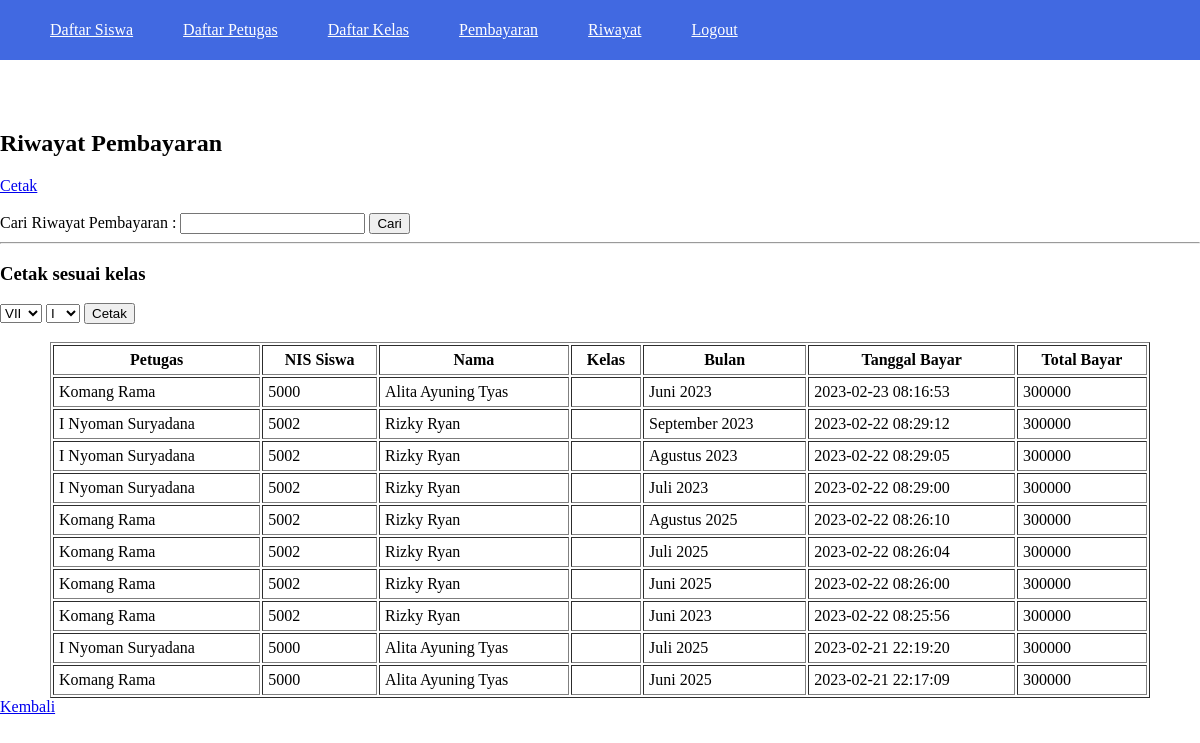
Page /public/histori/histori.php (signed in) on the committed database.
### tables this page shows
CREATE TABLE `tb_spp` (
  `id` int(10) NOT NULL,
  `nis` int(4) NOT NULL,
  `petugas` varchar(25) DEFAULT NULL,
  `bulan` varchar(20) NOT NULL,
  `angkatan` varchar(10) NOT NULL,
  `totaltagihan` double NOT NULL,
  `totalbayar` double DEFAULT NULL,
  `tglbayar` datetime DEFAULT NULL
);

CREATE TABLE `tb_siswa` (
  `nis` int(4) NOT NULL,
  `nama` varchar(50) NOT NULL,
  `idkelas` int(4) NOT NULL,
  `alamat` varchar(50) NOT NULL,
  `notelp` varchar(20) NOT NULL,
  `level` varchar(10) NOT NULL,
  `password` varchar(255) NOT NULL
);

### public/functions.php (called while the page is built, shortened)
<?php
$host = "localhost";
$user = "root";
$password = "";
$db = "spp";
$conn = mysqli_connect($host, $user, $password, $db);
function query($query)
{
    global $conn;
    $result = mysqli_query($conn, $query);
    $datas = [];
    while ($data = mysqli_fetch_assoc($result)) {
        $datas[] = $data;
    }
    return $datas;
}

### public/histori/histori.php (the view, shortened to what this page needs)
<?php
include '../views/templates/header.php';
$dataRiwayat = query("SELECT * FROM tb_spp INNER JOIN tb_siswa using(nis) WHERE totalbayar > 0 ORDER BY tglbayar DESC");
$dataKelas = query("SELECT * FROM tb_kelas");
?>
<body>
    <h2>Riwayat Pembayaran</h2>
    <?php if (isset($_GET['keyword'])) { ?>
        <a href="laporan.php">Cetak</a>
    <?php } else { ?>
        <a href="laporan.php?keyword=<?= $keyword ?>">Cetak</a>
    <?php } ?>
    <br>
    <form action="histori.php" method="get">
        <label for='cariRiwayat'>Cari Riwayat Pembayaran :</label>
        <input type='text' id='cariRiwayat' name='keyword'>
        <button type="submit">Cari</button>
    </form>
    <form action="laporankelas.php" method="post">
        <hr>
        <div class="cetakKelas">
            <h3>Cetak sesuai kelas</h3>
            <select name="kelas" required>
                <?php foreach ($dataKelas as $kelas) : ?>
                <option value="<?= $kelas['idkelas']; ?>"><?= $kelas['kelas']; ?></option>
                <?php endforeach; ?>
            </select>
            <select name="angkatan" required>
                <option value="I">I</option>
            </select>
            <button type="submit" name="cariKelas">Cetak</button>
        </div>
    </form>
    <br>
    <table border="1" cellpadding="5">
        <tr>
            <th>Petugas</th>
            <th>NIS Siswa</th>
            <th>Nama</th>
            <th>Kelas</th>
            <th>Bulan</th>
            <th>Tanggal Bayar</th>
            <th>Total Bayar</th>
        </tr>
        <?php foreach ($dataRiwayat as $riwayat) : ?>
            <tr>
                <td><?= $riwayat['petugas']; ?></td>
                <td><?= $riwayat['nis']; ?></td>
                <td><?= $riwayat['nama']; ?></td>
                <td><?= $riwayat['id_kelas']; ?></td>
                <td><?= $riwayat['bulan']; ?></td>
                <td><?= $riwayat['tglbayar']; ?></td>
                <td><?= $riwayat['totalbayar']; ?></td>
            </tr>
        <?php endforeach; ?>
    </table>
    <a href="../siswa/viewsiswa.php">Kembali</a>
    <?php include '../views/templates/footer.php'; ?>

### public/views/templates/header.php (shortened to what this page needs)
<?php
include '../functions.php';
?>
<!DOCTYPE html>
<html lang="en">
  <head>
  </head>
  <nav>
    <a href="http://localhost/projectspp/public/siswa/viewsiswa.php">Daftar Siswa</a>
    <a href="http://localhost/projectspp/public/petugas/viewpetugas.php">Daftar Petugas</a>
    <a href="http://localhost/projectspp/public/kelas/viewkelas.php">Daftar Kelas</a>
    <a href="http://localhost/projectspp/public/bayar/pembayaran.php">Pembayaran</a>
    <a href="http://localhost/projectspp/public/histori/histori.php?keyword=">Riwayat</a>
    <a href="http://localhost/projectspp/public/login/logout.php">Logout</a>
  </nav>
</html>

### public/views/templates/header.php (style rules this page uses)
body { margin: 0; display: flex; flex-direction: column; }
nav { width: 100%; height: 60px; background-color: royalblue; margin-bottom: 50px; display: flex; align-items: center; }
table { margin: 0 50px; }
nav a { color: white; margin-left: 50px; margin-top: 0; }

### rows in the picture
tb_spp: petugas "Komang Rama", nis "5000", nis.nama "Alita Ayuning Tyas", bulan "Juni 2023", tglbayar "2023-02-23 08:16:53", totalbayar "300000"
tb_spp: petugas "I Nyoman Suryadana", nis "5002", nis.nama "Rizky Ryan", bulan "September 2023", tglbayar "2023-02-22 08:29:12", totalbayar "300000"
tb_spp: petugas "I Nyoman Suryadana", nis "5002", nis.nama "Rizky Ryan", bulan "Agustus 2023", tglbayar "2023-02-22 08:29:05", totalbayar "300000"
tb_spp: petugas "I Nyoman Suryadana", nis "5002", nis.nama "Rizky Ryan", bulan "Juli 2023", tglbayar "2023-02-22 08:29:00", totalbayar "300000"
tb_spp: petugas "Komang Rama", nis "5002", nis.nama "Rizky Ryan", bulan "Agustus 2025", tglbayar "2023-02-22 08:26:10", totalbayar "300000"
tb_spp: petugas "Komang Rama", nis "5002", nis.nama "Rizky Ryan", bulan "Juli 2025", tglbayar "2023-02-22 08:26:04", totalbayar "300000"
tb_spp: petugas "Komang Rama", nis "5002", nis.nama "Rizky Ryan", bulan "Juni 2025", tglbayar "2023-02-22 08:26:00", totalbayar "300000"
tb_spp: petugas "Komang Rama", nis "5002", nis.nama "Rizky Ryan", bulan "Juni 2023", tglbayar "2023-02-22 08:25:56", totalbayar "300000"
tb_spp: petugas "I Nyoman Suryadana", nis "5000", nis.nama "Alita Ayuning Tyas", bulan "Juli 2025", tglbayar "2023-02-21 22:19:20", totalbayar "300000"
tb_spp: petugas "Komang Rama", nis "5000", nis.nama "Alita Ayuning Tyas", bulan "Juni 2025", tglbayar "2023-02-21 22:17:09", totalbayar "300000"

### other values in the picture
form field kelas "VII"
